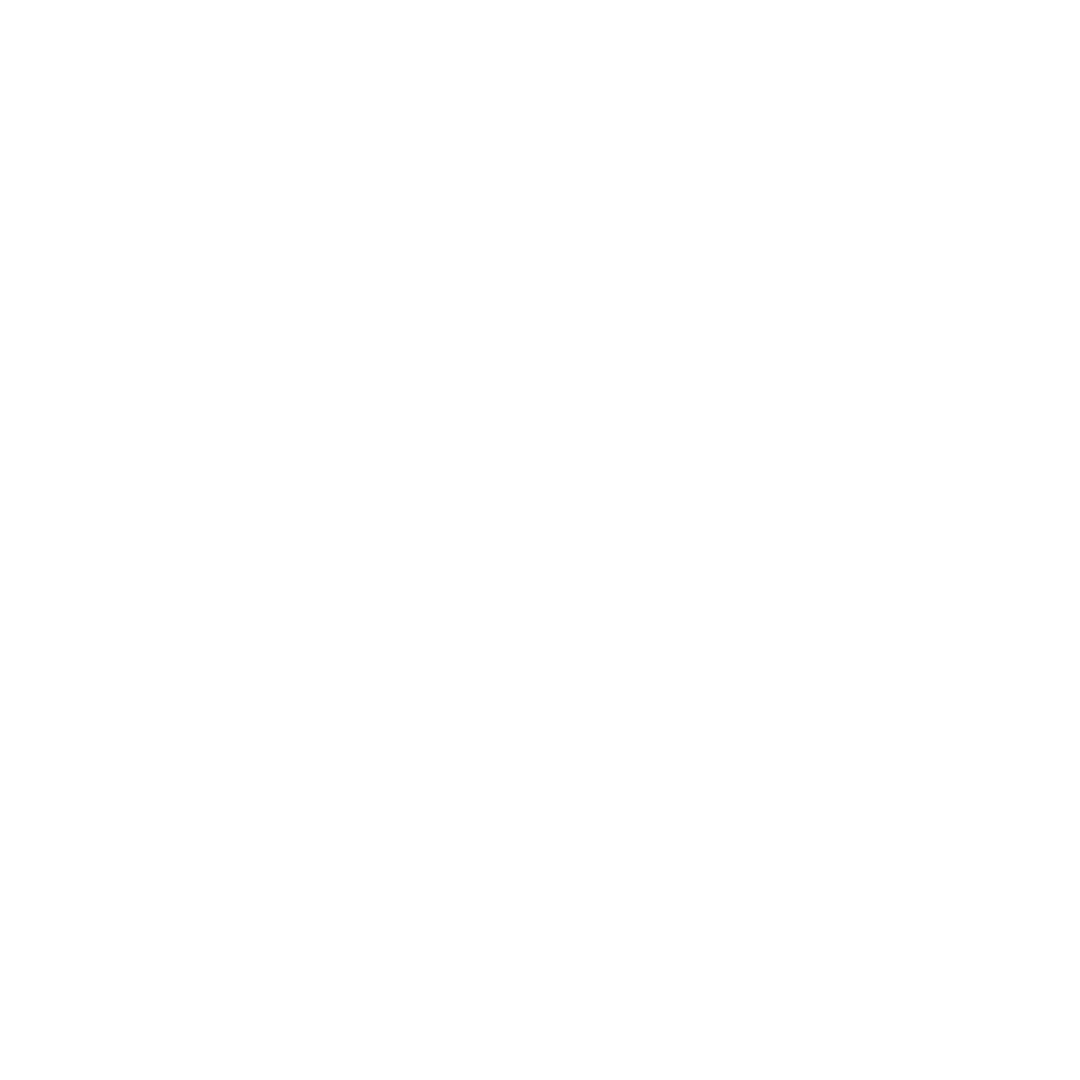
Frame 1 (no input)
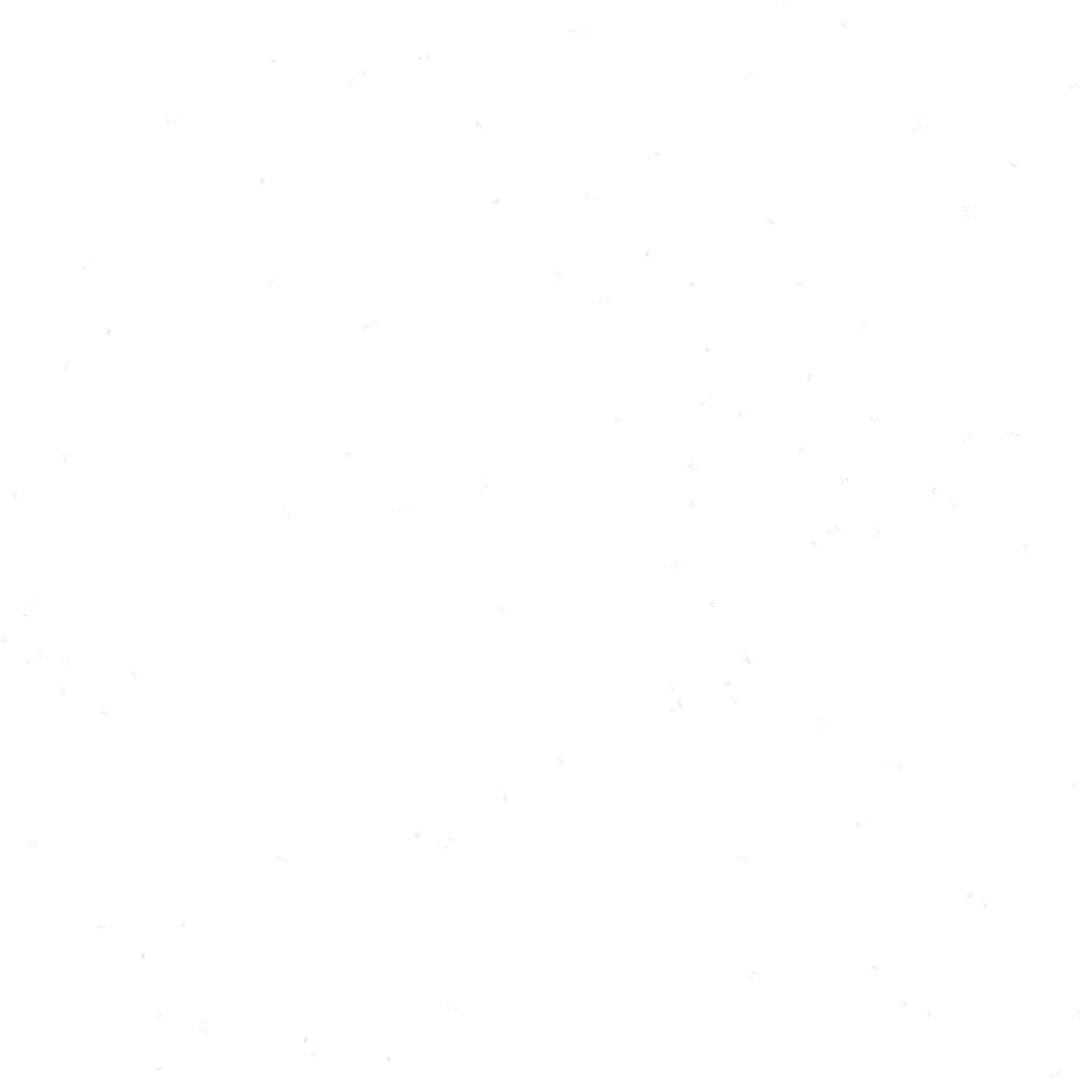
Frame 60 (no input)
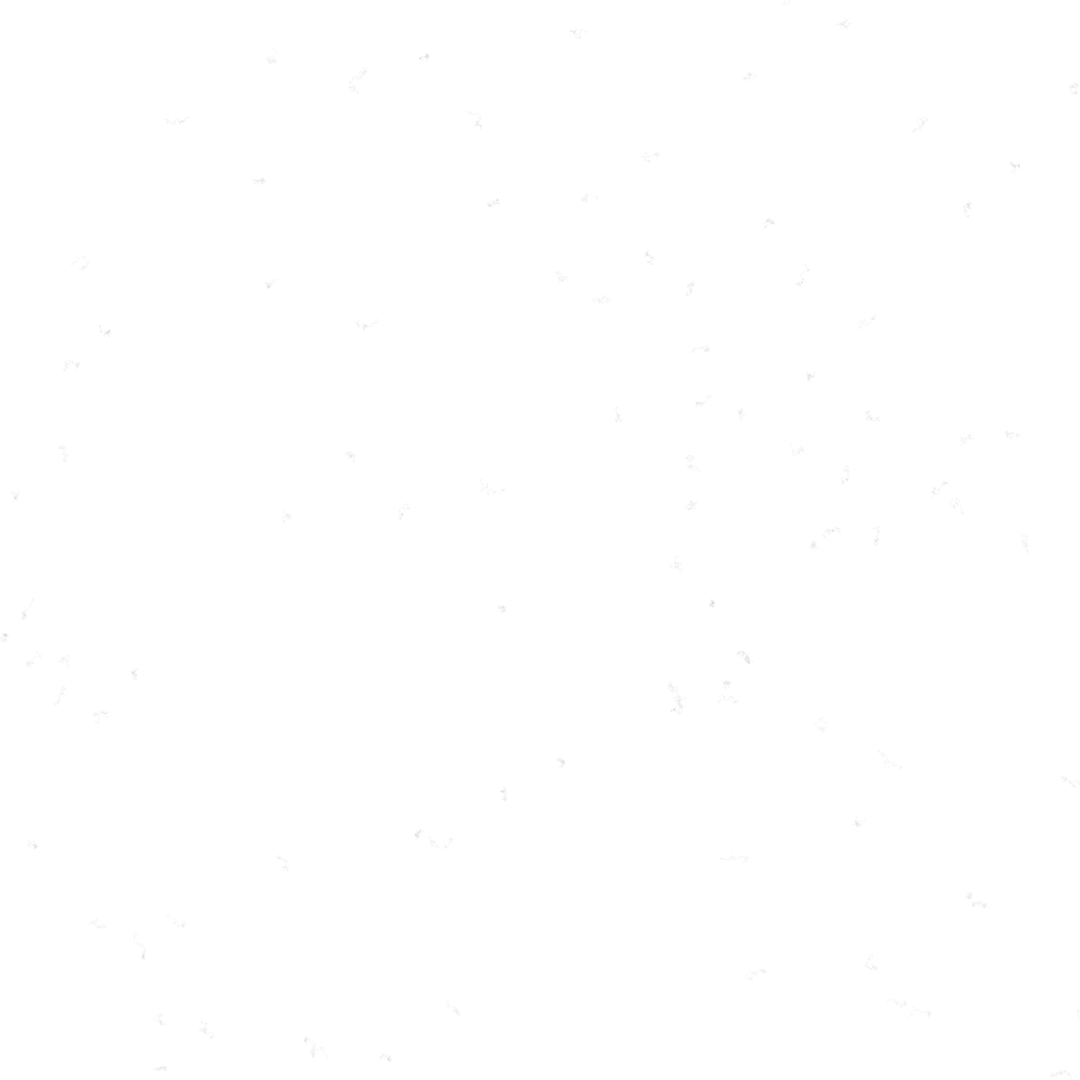
Frame 120 (the mouse pressed at the canvas centre since frame 60)

The p5.js sketch that drew these frames (run headless with seeded random() and noise() and a simulated clock; from frame 60 on, the mouse is pressed at the canvas centre):

// p5.js sketch
// ── sketch.js
var people;
function setup() {

  createCanvas(1080,1080);
  background(255);

  people = [];
  var pplMax = 100;

  for (var pplNum = 0; pplNum < pplMax; pplNum++) {
    var randX = random(width);
    var randY = random(height);
    
    var newPerson = new Person(randX,randY);
    people.push(newPerson);
   }
  
  print(people);
}

function draw() {
  for(var person of people) person.makeMove(); 
}


class Move {
  constructor(moveChoice) {

    this.direction = moveChoice;

    this.getDirection = function () {
      return this.direction;
    };

    this.setDirection = function (moveChoice) {
      this.direction = moveChoice;
    };
  }
}


class Place {
  constructor(xpos, ypos) {
    this.x = xpos;
    this.y = ypos;
    this.placeColor = color(0, 0);
    this.placeDiameter = 1;

    this.strengthen = function () {
      this.placeColor = color(0, 10);
    };

    this.weaken = function () {
      this.placeColor = color(255, 10);
    };

    this.getXPos = function () {
      return this.x;
    };

    this.getYPos = function () {
      return this.y;
    };

    this.update = function () {
      fill(this.placeColor);
      noStroke();
      circle(this.x, this.y, this.placeDiameter);
    };
  }
}

class Legacy {
  constructor() {
    this.moves = [];

    this.getMoves = function () {
      return this.moves;
    };

    this.printMoves = function () {
      for (var move in this.moves) {
        var moveDirection = move.getDirection();
        println(moveDirection);
      }
    };

    this.addMove = function (move) {
      this.moves.push(move);
    };

    this.removeMove = function (movesIndex) {
      this.moves.splice(movesIndex, 1);
    };

    this.compareThisMoveToEnd = function (moveChecking, comparisonIndex) {

      var directionChecking = moveChecking.getDirection();

      var moveComparing = this.moves[this.moves.length - comparisonIndex];

      var directionComparing = moveComparing.getDirection();

      var oppositeMove = "noOpp";

      switch (directionComparing) {
        case "right":
          oppositeMove = "left";
          break;

        case "left":
          oppositeMove = "right";
          break;

        case "down":
          oppositeMove = "up";
          break;

        case "up":
          oppositeMove = "down";
          break;
        case "upRight":
          oppositeMove = "downLeft";
          break;

        case "upLeft":
          oppositeMove = "downRight";
          break;

        case "downRight":
          oppositeMove = "upLeft";
          break;

        case "downLeft":
          oppositeMove = "upRight";
          break;
      }

      if (directionChecking == oppositeMove)
        return "opposite";
      else
        return "notOpposite";
    };
  }
}


class Person {
  constructor(homeX, homeY) {

    this.x = homeX;
    this.y = homeY;
    this.legacy = new Legacy();
    this.currentPlace = new Place(this.x, this.y);
    this.movingBack = false;

    this.checkBackward = function (moveChecking) {
      var myMoves = this.legacy.getMoves();

      if (myMoves.length > 0) {

        if (!this.movingBack || myMoves.length == 1) {
          var moveState = this.legacy.compareThisMoveToEnd(moveChecking, 1);

          if (moveState == "opposite") {
            this.movingBack = true;
            return "backward1";
          }
          else
            return "forward";
        }

        if (this.movingBack && myMoves.length > 1) {
          var moveState1 = this.legacy.compareThisMoveToEnd(moveChecking, 1);
          var moveState2 = this.legacy.compareThisMoveToEnd(moveChecking, 2);

          if (moveState1 == "opposite" || moveState2 == "opposite") {
            this.movingBack = true;
            return "backward2";
          }
          else {
            this.movingBack = false;
            return "forward";
          }
        }
        else
          return "error";
      }
      else
        return "forward";
    };

    this.chooseMove = function () {
      var moveDis = this.currentPlace.placeDiameter;
      var moveDir = "noDir";

      var moveIndex = int(random(8));

      switch (moveIndex) {
        case 0:
          this.x += moveDis;
          moveDir = "right";
          break;
        case 1:
          this.x -= moveDis;
          moveDir = "left";
          break;
        case 2:
          this.y += moveDis;
          moveDir = "down";
          break;
        case 3:
          this.y -= moveDis;
          moveDir = "up";
          break;
        case 4:
          this.x += moveDis;
          this.y += moveDis;
          moveDir = "downRight";
          break;
        case 5:
          this.x -= moveDis;
          this.y += moveDis;
          moveDir = "downLeft";
          break;
        case 6:
          this.x -= moveDis;
          this.y -= moveDis;
          moveDir = "upLeft";
          break;
        case 7:
          this.x += moveDis;
          this.y -= moveDis;
          moveDir = "upRight";
          break;
      }


      return moveDir;
    };

    this.checkBounds = function () {
      var posState = "in";

      if (this.x < 0 && this.y >= 0 && this.y <= height)
        posState = "outLeft";
      if (this.x > width && this.y >= 0 && this.y <= height)
        posState = "outRight";
      if (this.y < 0 && this.x >= 0 && this.x <= width)
        posState = "outUp";
      if (this.y > height && this.x >= 0 && this.x <= width)
        posState = "outDown";

      if (this.x < 0 && this.y < 0)
        posState = "outLeftUp";
      if (this.x < 0 && this.y > height)
        posState = "outLeftDown";
      if (this.x > width && this.y < 0)
        posState = "outRightUp";
      if (this.x > width && this.y > height)
        posState = "outRightDown";
      else
        posState = "in";

      return posState;
    };

    this.revolve = function (posState) {

      switch (posState) {
        case "outLeft":
          this.x += width;
          break;
        case "outRight":
          this.x -= width;
          break;
        case "outDown":
          this.y -= height;
          break;
        case "outUp":
          this.y += height;
          break;

        case "outLeftUp":
          this.x += width;
          this.y += height;
          break;
        case "outLeftDown":
          this.x += width;
          this.y -= height;
          break;
        case "outRightUp":
          this.x -= width;
          this.y += height;
          break;
        case "out RightDown":
          this.x -= width;
          this.y -= height;
          break;
      }
    };

    this.makeMove = function () {
      var moveDirection = this.chooseMove();

      var boundsCheck = this.checkBounds();

      if (boundsCheck != "in")
        this.revolve(boundsCheck);

      var newMove = new Move(moveDirection);
      this.currentPlace = new Place(this.x, this.y);
      var moveState = this.checkBackward(newMove);

      if (moveState == "backward1") {
        this.currentPlace.weaken();
        this.legacy.removeMove(this.legacy.moves.length - 1);
      }
      else if (moveState == "backward2") {
        this.currentPlace.weaken();
        this.legacy.removeMove(this.legacy.moves.length - 1);
        this.legacy.removeMove(this.legacy.moves.length - 1);
      }
      else if (moveState == "forward") {
        this.currentPlace.strengthen();
      }

      this.currentPlace.update();
      this.legacy.addMove(newMove);
    };
  }
}
